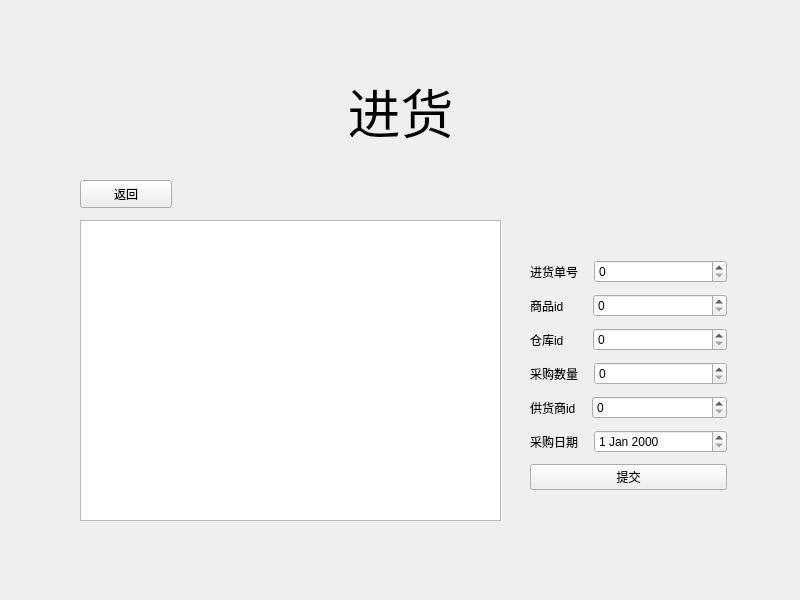
<?xml version="1.0" encoding="UTF-8"?>
<ui version="4.0">
 <class>purchase</class>
 <widget class="QWidget" name="purchase">
  <property name="geometry">
   <rect>
    <x>0</x>
    <y>0</y>
    <width>800</width>
    <height>600</height>
   </rect>
  </property>
  <property name="windowTitle">
   <string>Form</string>
  </property>
  <widget class="QWidget" name="widget" native="true">
   <property name="geometry">
    <rect>
     <x>0</x>
     <y>0</y>
     <width>800</width>
     <height>600</height>
    </rect>
   </property>
   <property name="styleSheet">
    <string notr="true">#widget{background-image: url(:/new/prefix1/2.png);}</string>
   </property>
   <widget class="QTableView" name="tableView">
    <property name="geometry">
     <rect>
      <x>80</x>
      <y>220</y>
      <width>421</width>
      <height>301</height>
     </rect>
    </property>
   </widget>
   <widget class="QPushButton" name="pushButton">
    <property name="geometry">
     <rect>
      <x>80</x>
      <y>180</y>
      <width>92</width>
      <height>28</height>
     </rect>
    </property>
    <property name="text">
     <string>返回</string>
    </property>
   </widget>
   <widget class="QLabel" name="label_55">
    <property name="geometry">
     <rect>
      <x>0</x>
      <y>50</y>
      <width>801</width>
      <height>121</height>
     </rect>
    </property>
    <property name="font">
     <font>
      <pointsize>40</pointsize>
     </font>
    </property>
    <property name="text">
     <string>进货</string>
    </property>
    <property name="alignment">
     <set>Qt::AlignCenter</set>
    </property>
   </widget>
   <widget class="QWidget" name="layoutWidget">
    <property name="geometry">
     <rect>
      <x>530</x>
      <y>260</y>
      <width>197</width>
      <height>230</height>
     </rect>
    </property>
    <layout class="QVBoxLayout" name="verticalLayout_2">
     <item>
      <layout class="QVBoxLayout" name="verticalLayout">
       <item>
        <layout class="QFormLayout" name="formLayout">
         <item row="0" column="0">
          <widget class="QLabel" name="label">
           <property name="text">
            <string>进货单号   </string>
           </property>
          </widget>
         </item>
         <item row="0" column="1">
          <widget class="QSpinBox" name="spinBox"/>
         </item>
        </layout>
       </item>
       <item>
        <layout class="QFormLayout" name="formLayout_2">
         <item row="0" column="0">
          <widget class="QLabel" name="label_3">
           <property name="text">
            <string>商品id       </string>
           </property>
          </widget>
         </item>
         <item row="0" column="1">
          <widget class="QSpinBox" name="spinBox_3"/>
         </item>
        </layout>
       </item>
       <item>
        <layout class="QFormLayout" name="formLayout_6">
         <item row="0" column="0">
          <widget class="QLabel" name="label_6">
           <property name="text">
            <string>仓库id       </string>
           </property>
          </widget>
         </item>
         <item row="0" column="1">
          <widget class="QSpinBox" name="spinBox_2"/>
         </item>
        </layout>
       </item>
       <item>
        <layout class="QFormLayout" name="formLayout_3">
         <item row="0" column="0">
          <widget class="QLabel" name="label_2">
           <property name="text">
            <string>采购数量   </string>
           </property>
          </widget>
         </item>
         <item row="0" column="1">
          <widget class="QSpinBox" name="spinBox_4"/>
         </item>
        </layout>
       </item>
       <item>
        <layout class="QFormLayout" name="formLayout_4">
         <item row="0" column="0">
          <widget class="QLabel" name="label_4">
           <property name="text">
            <string>供货商id   </string>
           </property>
          </widget>
         </item>
         <item row="0" column="1">
          <widget class="QSpinBox" name="spinBox_5"/>
         </item>
        </layout>
       </item>
       <item>
        <layout class="QFormLayout" name="formLayout_5">
         <item row="0" column="0">
          <widget class="QLabel" name="label_5">
           <property name="text">
            <string>采购日期   </string>
           </property>
          </widget>
         </item>
         <item row="0" column="1">
          <widget class="QDateEdit" name="dateEdit"/>
         </item>
        </layout>
       </item>
      </layout>
     </item>
     <item>
      <widget class="QPushButton" name="pushButton_2">
       <property name="text">
        <string>提交</string>
       </property>
      </widget>
     </item>
    </layout>
   </widget>
  </widget>
 </widget>
 <resources/>
 <connections/>
</ui>
